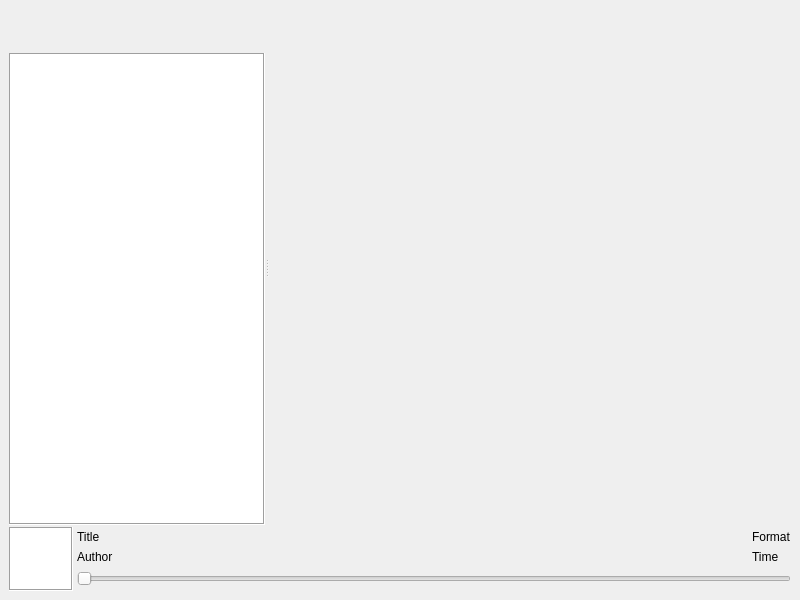
<?xml version="1.0" encoding="UTF-8"?>
<ui version="4.0">
 <class>MainWindow</class>
 <widget class="QMainWindow" name="MainWindow">
  <property name="geometry">
   <rect>
    <x>0</x>
    <y>0</y>
    <width>800</width>
    <height>600</height>
   </rect>
  </property>
  <property name="sizePolicy">
   <sizepolicy hsizetype="Fixed" vsizetype="Fixed">
    <horstretch>1</horstretch>
    <verstretch>1</verstretch>
   </sizepolicy>
  </property>
  <property name="windowTitle">
   <string>MainWindow</string>
  </property>
  <widget class="QWidget" name="centralwidget">
   <layout class="QVBoxLayout" name="verticalLayout_2" stretch="10,1">
    <property name="spacing">
     <number>2</number>
    </property>
    <item>
     <widget class="QSplitter" name="splitter">
      <property name="orientation">
       <enum>Qt::Horizontal</enum>
      </property>
      <property name="childrenCollapsible">
       <bool>false</bool>
      </property>
      <widget class="QWidget" name="layoutWidget">
       <layout class="QVBoxLayout" name="verticalLayout" stretch="1,10">
        <property name="spacing">
         <number>0</number>
        </property>
        <item>
         <layout class="QHBoxLayout" name="horizontalLayout" stretch="0,10,0">
          <item>
           <layout class="QHBoxLayout" name="playback_control" stretch="0,0,0">
            <property name="spacing">
             <number>2</number>
            </property>
            <item>
             <widget class="QPushButton" name="media_previous">
              <property name="cursor">
               <cursorShape>ArrowCursor</cursorShape>
              </property>
              <property name="autoFillBackground">
               <bool>false</bool>
              </property>
              <property name="text">
               <string/>
              </property>
              <property name="icon">
               <iconset theme="media-skip-backward">
                <normaloff>../../../../../.designer/backup</normaloff>../../../../../.designer/backup</iconset>
              </property>
              <property name="iconSize">
               <size>
                <width>32</width>
                <height>32</height>
               </size>
              </property>
              <property name="autoDefault">
               <bool>false</bool>
              </property>
              <property name="default">
               <bool>false</bool>
              </property>
              <property name="flat">
               <bool>true</bool>
              </property>
             </widget>
            </item>
            <item>
             <widget class="QPushButton" name="media_play_pause">
              <property name="autoFillBackground">
               <bool>false</bool>
              </property>
              <property name="text">
               <string/>
              </property>
              <property name="icon">
               <iconset theme="media-playback-start">
                <normaloff>../../../../../.designer/backup</normaloff>../../../../../.designer/backup</iconset>
              </property>
              <property name="iconSize">
               <size>
                <width>32</width>
                <height>32</height>
               </size>
              </property>
              <property name="autoDefault">
               <bool>false</bool>
              </property>
              <property name="default">
               <bool>false</bool>
              </property>
              <property name="flat">
               <bool>true</bool>
              </property>
             </widget>
            </item>
            <item>
             <widget class="QPushButton" name="media_next">
              <property name="cursor">
               <cursorShape>ArrowCursor</cursorShape>
              </property>
              <property name="autoFillBackground">
               <bool>false</bool>
              </property>
              <property name="text">
               <string/>
              </property>
              <property name="icon">
               <iconset theme="media-skip-forward">
                <normaloff>../../../../../.designer/backup</normaloff>../../../../../.designer/backup</iconset>
              </property>
              <property name="iconSize">
               <size>
                <width>32</width>
                <height>32</height>
               </size>
              </property>
              <property name="checkable">
               <bool>false</bool>
              </property>
              <property name="autoDefault">
               <bool>false</bool>
              </property>
              <property name="default">
               <bool>false</bool>
              </property>
              <property name="flat">
               <bool>true</bool>
              </property>
             </widget>
            </item>
           </layout>
          </item>
          <item>
           <spacer name="horizontalSpacer_3">
            <property name="orientation">
             <enum>Qt::Horizontal</enum>
            </property>
            <property name="sizeType">
             <enum>QSizePolicy::Preferred</enum>
            </property>
            <property name="sizeHint" stdset="0">
             <size>
              <width>10</width>
              <height>0</height>
             </size>
            </property>
           </spacer>
          </item>
          <item>
           <layout class="QVBoxLayout" name="playlist_control">
            <property name="spacing">
             <number>0</number>
            </property>
            <item>
             <widget class="QPushButton" name="media_repeat">
              <property name="enabled">
               <bool>true</bool>
              </property>
              <property name="text">
               <string/>
              </property>
              <property name="icon">
               <iconset resource="../icons.qrc">
                <normaloff>:/icons/breeze-icons/icons-dark/actions/16/media-repeat-none.svg</normaloff>:/icons/breeze-icons/icons-dark/actions/16/media-repeat-none.svg</iconset>
              </property>
              <property name="checkable">
               <bool>true</bool>
              </property>
              <property name="flat">
               <bool>true</bool>
              </property>
             </widget>
            </item>
            <item>
             <widget class="QPushButton" name="media_shuffle">
              <property name="text">
               <string/>
              </property>
              <property name="icon">
               <iconset resource="../icons.qrc">
                <normaloff>:/icons/breeze-icons/icons-dark/actions/16/media-playlist-shuffle.svg</normaloff>:/icons/breeze-icons/icons-dark/actions/16/media-playlist-shuffle.svg</iconset>
              </property>
              <property name="checkable">
               <bool>true</bool>
              </property>
              <property name="flat">
               <bool>true</bool>
              </property>
             </widget>
            </item>
           </layout>
          </item>
         </layout>
        </item>
        <item>
         <widget class="QTreeView" name="treeView">
          <property name="sizePolicy">
           <sizepolicy hsizetype="Preferred" vsizetype="Preferred">
            <horstretch>1</horstretch>
            <verstretch>0</verstretch>
           </sizepolicy>
          </property>
          <property name="frameShape">
           <enum>QFrame::Box</enum>
          </property>
         </widget>
        </item>
       </layout>
      </widget>
      <widget class="QFrame" name="frame">
       <property name="sizePolicy">
        <sizepolicy hsizetype="Preferred" vsizetype="Preferred">
         <horstretch>10</horstretch>
         <verstretch>0</verstretch>
        </sizepolicy>
       </property>
       <property name="frameShape">
        <enum>QFrame::NoFrame</enum>
       </property>
       <property name="frameShadow">
        <enum>QFrame::Sunken</enum>
       </property>
       <property name="lineWidth">
        <number>0</number>
       </property>
      </widget>
     </widget>
    </item>
    <item>
     <layout class="QHBoxLayout" name="media_status" stretch="0,10">
      <property name="spacing">
       <number>4</number>
      </property>
      <item>
       <widget class="QGraphicsView" name="cover_preview">
        <property name="sizePolicy">
         <sizepolicy hsizetype="Preferred" vsizetype="Preferred">
          <horstretch>0</horstretch>
          <verstretch>0</verstretch>
         </sizepolicy>
        </property>
        <property name="maximumSize">
         <size>
          <width>64</width>
          <height>64</height>
         </size>
        </property>
        <property name="frameShape">
         <enum>QFrame::Box</enum>
        </property>
       </widget>
      </item>
      <item>
       <layout class="QVBoxLayout" name="media_progres">
        <property name="spacing">
         <number>0</number>
        </property>
        <item>
         <layout class="QGridLayout" name="gridLayout">
          <property name="spacing">
           <number>0</number>
          </property>
          <item row="0" column="0">
           <widget class="QLabel" name="label_title">
            <property name="text">
             <string>Title</string>
            </property>
           </widget>
          </item>
          <item row="1" column="0">
           <widget class="QLabel" name="label_author">
            <property name="text">
             <string>Author</string>
            </property>
           </widget>
          </item>
          <item row="0" column="1">
           <spacer name="horizontalSpacer">
            <property name="orientation">
             <enum>Qt::Horizontal</enum>
            </property>
            <property name="sizeHint" stdset="0">
             <size>
              <width>40</width>
              <height>20</height>
             </size>
            </property>
           </spacer>
          </item>
          <item row="1" column="1">
           <spacer name="horizontalSpacer_2">
            <property name="orientation">
             <enum>Qt::Horizontal</enum>
            </property>
            <property name="sizeHint" stdset="0">
             <size>
              <width>40</width>
              <height>20</height>
             </size>
            </property>
           </spacer>
          </item>
          <item row="1" column="2">
           <widget class="QLabel" name="label_time">
            <property name="text">
             <string>Time</string>
            </property>
           </widget>
          </item>
          <item row="0" column="2">
           <widget class="QLabel" name="label_info">
            <property name="text">
             <string>Format</string>
            </property>
           </widget>
          </item>
         </layout>
        </item>
        <item>
         <widget class="QSlider" name="media_seek">
          <property name="sizePolicy">
           <sizepolicy hsizetype="Preferred" vsizetype="Minimum">
            <horstretch>0</horstretch>
            <verstretch>0</verstretch>
           </sizepolicy>
          </property>
          <property name="orientation">
           <enum>Qt::Horizontal</enum>
          </property>
         </widget>
        </item>
       </layout>
      </item>
     </layout>
    </item>
   </layout>
  </widget>
  <widget class="QMenuBar" name="menubar">
   <property name="geometry">
    <rect>
     <x>0</x>
     <y>0</y>
     <width>800</width>
     <height>28</height>
    </rect>
   </property>
   <property name="defaultUp">
    <bool>false</bool>
   </property>
  </widget>
  <action name="actionre">
   <property name="text">
    <string>re</string>
   </property>
  </action>
 </widget>
 <resources>
  <include location="../icons.qrc"/>
 </resources>
 <connections/>
</ui>
